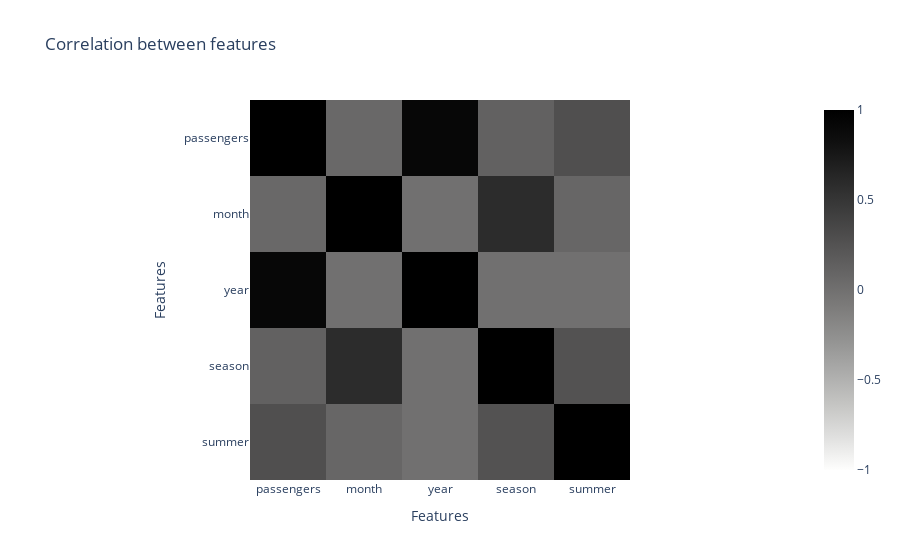

Notebook source saved alongside this figure:
### Code cell
# Plot the correlation between the new features and the target
corr = passengers_augmented.corr().round(4)
# Use blue red color scale
fig = px.imshow(
  corr.values,
  color_continuous_scale="gray_r",
  color_continuous_midpoint=0,
  title="Correlation between features",
)

fig.update_xaxes(
  title="Features", ticktext=corr.columns, tickvals=np.arange(len(corr.columns))
)
fig.update_yaxes(
  title="Features", ticktext=corr.columns, tickvals=np.arange(len(corr.columns))
)
fig.show()

### Figure 1 — Plotly figure (JSON) as saved in the notebook; plotly's stock layout.template omitted (floating-point values rounded to 4 significant figures)
{"data": [{"coloraxis": "coloraxis", "hovertemplate": "x: %{x}<br>y: %{y}<br>color: %{z}<extra></extra>", "name": "0", "type": "heatmap", "xaxis": "x", "yaxis": "y", "z": [[1, 0.0636, 0.9218, 0.1231, 0.2788], [0.0636, 1, 0, 0.583, 0.0836], [0.9218, 0, 1, 0, 0], [0.1231, 0.583, 0, 1, 0.2582], [0.2788, 0.0836, 0, 0.2582, 1]]}], "layout": {"coloraxis": {"cmid": 0, "colorscale": [[0, "rgb(254, 254, 253)"], [0.09091, "rgb(224, 224, 223)"], [0.1818, "rgb(197, 197, 195)"], [0.2727, "rgb(171, 171, 170)"], [0.3636, "rgb(146, 146, 145)"], [0.4545, "rgb(124, 123, 122)"], [0.5455, "rgb(102, 101, 101)"], [0.6364, "rgb(81, 80, 80)"], [0.7273, "rgb(59, 59, 59)"], [0.8182, "rgb(38, 38, 38)"], [0.9091, "rgb(16, 16, 16)"], [1, "rgb(0, 0, 0)"]]}, "title": {"text": "Correlation between features"}, "xaxis": {"anchor": "y", "constrain": "domain", "domain": [0, 1], "scaleanchor": "y", "ticktext": ["passengers", "month", "year", "season", "summer"], "tickvals": [0, 1, 2, 3, 4], "title": {"text": "Features"}}, "yaxis": {"anchor": "x", "autorange": "reversed", "constrain": "domain", "domain": [0, 1], "ticktext": ["passengers", "month", "year", "season", "summer"], "tickvals": [0, 1, 2, 3, 4], "title": {"text": "Features"}}}}
